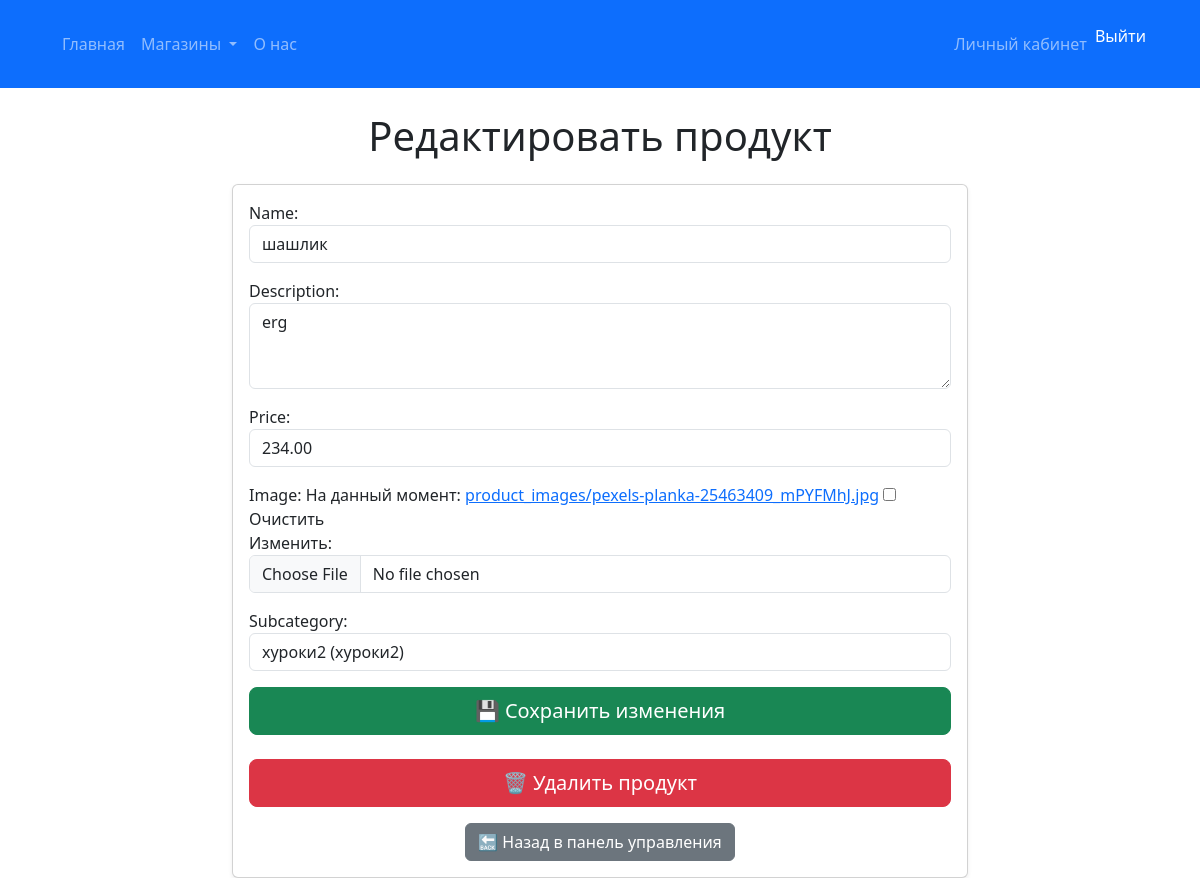
The page /store/edit-product/7/ (signed in) on the database its author committed.
### store/models/product.py (models this page shows, shortened)
class Product(models.Model):
    name = models.CharField(max_length=200)
    description = models.TextField()
    price = models.DecimalField(max_digits=8, decimal_places=2)
    subcategory = models.ForeignKey(SubCategory, related_name='products', on_delete=models.CASCADE)
    store = models.ForeignKey(Store, related_name='products', on_delete=models.CASCADE, default=1)  # Значение по умолчанию, которое будет установлено для старых продуктов
    image = models.ImageField(upload_to='product_images/', null=True, blank=True)  # Поле для изображения
    class Meta:
        verbose_name = 'Product'
        verbose_name_plural = 'Products'

### store/models/category.py (models this page shows, shortened)
class SubCategory(models.Model):
    name = models.CharField(max_length=100)
    category = models.ForeignKey(Category, related_name='subcategories', on_delete=models.CASCADE)
    def __str__(self):
        return f"{self.name} ({self.category.name})"
    class Meta:
        verbose_name = 'Subcategory'
        verbose_name_plural = 'Subcategories'

class Category(models.Model):
    name = models.CharField(max_length=100)
    store = models.ForeignKey(Store, on_delete=models.CASCADE, related_name='categories')  # Оставляем как есть
    class Meta:
        indexes = [
            models.Index(fields=['store']),
        ]
        verbose_name = 'Category'
        verbose_name_plural = 'Categories'

### store/views.py (the view)
# urls.py: path('edit-product/<int:product_id>/', views.edit_product_view, name='edit_product'),
@login_required
def edit_product_view(request, product_id):
    product = get_object_or_404(Product, id=product_id)
    if request.method == 'POST':
        form = ProductForm(request.POST, instance=product)
        if form.is_valid():
            form.save()
            return redirect('store_dashboard')  # Перенаправляем на панель магазина после редактирования
    else:
        form = ProductForm(instance=product)
    return render(request, 'store/edit_product.html', {'form': form, 'product': product})

### store/forms.py
class ProductForm(forms.ModelForm):
    class Meta:
        model = Product
        fields = ['name', 'description', 'price', 'image', 'subcategory']
        widgets = {
            'name': forms.TextInput(attrs={'class': 'form-control'}),
            'description': forms.Textarea(attrs={
                'class': 'form-control',
                'rows': 3,
                'placeholder': 'Введите описание товара...',
            }),
            'price': forms.NumberInput(attrs={'class': 'form-control'}),
            'image': forms.ClearableFileInput(attrs={'class': 'form-control'}),
            'subcategory': forms.Select(attrs={'class': 'form-control'}),
        }

### app/context_processors.py (called while the page is built)
def menu_categories(request):
    stores = Store.objects.prefetch_related('categories__subcategories').all()
    return {'menu_categories': stores}

### store/templates/store/edit_product.html (shortened to what this page needs)
{% include 'app/header.html' %}
{% block content %}
<div class="container mt-4">
    <div class="row justify-content-center">
        <div class="col-md-8">
            <h1 class="mb-4 text-center">Редактировать продукт</h1>
            <div class="card shadow-sm">
                <div class="card-body">
                    <form method="POST" enctype="multipart/form-data" class="mb-4">
                        {{ form.as_p }}
                        <div class="d-grid gap-2">
                            <button type="submit" class="btn btn-success btn-lg">💾 Сохранить изменения</button>
                        </div>
                    </form>
                    <form method="POST" action="{% url 'delete_product' product.id %}" class="mt-3">
                        <div class="d-grid gap-2">
                            <button type="submit" class="btn btn-danger btn-lg">🗑️ Удалить продукт</button>
                        </div>
                    </form>
                    <div class="text-center mt-3">
                        <a href="{% url 'store_dashboard' %}" class="btn btn-secondary">🔙 Назад в панель управления</a>
                    </div>
                </div>
            </div>
        </div>
    </div>
</div>
{% endblock %}

### rows shown on the page
Product: name "шашлик", description "erg", price "234.00", subcategory "хуроки2 (хуроки2)"
